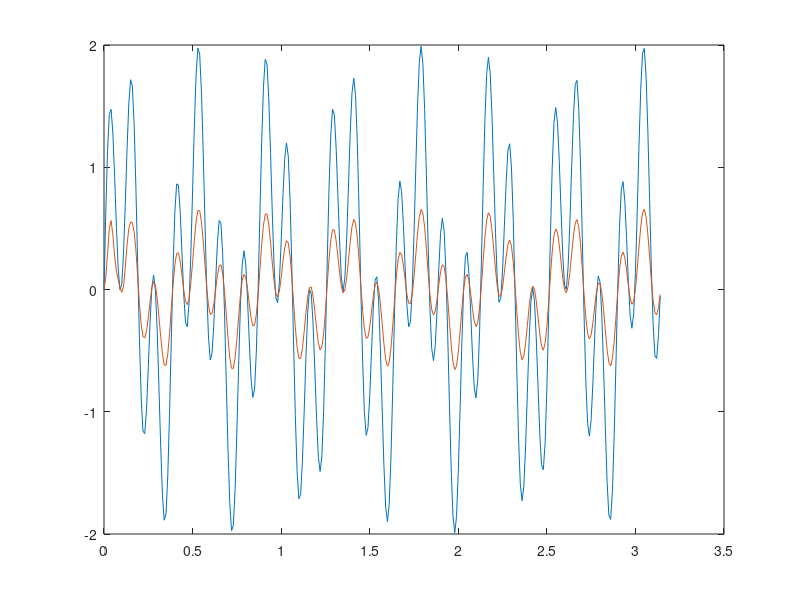

Recreate this plot in MATLAB.
% cap3_filter_exemplo ()
echo on
% Gerar sinal com frequencias 15 e 50 Mhz
t=0:0.01:pi;
s=sin(15*t)+sin(50*t);
[b,a]=ellip(4,10,20,0.5);
fs=filter(b,a,s);
plot(t,s,t,fs)
